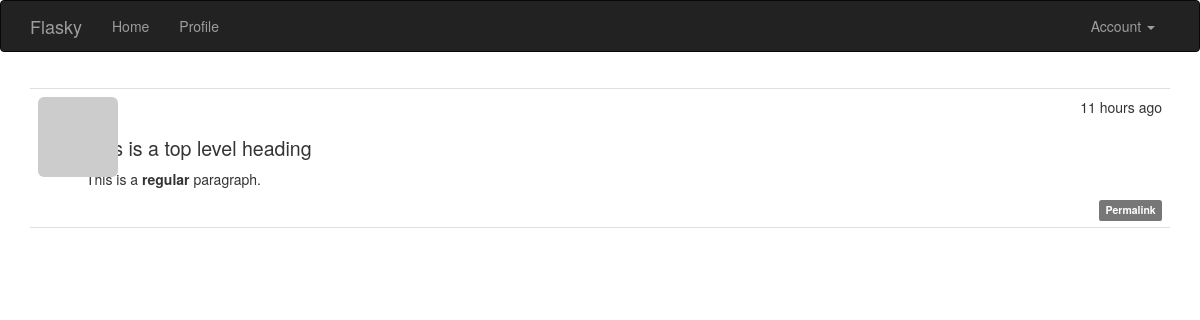
/post/106 (signed in), run on the app's committed database.
### app/models.py (models this page shows, shortened)
class Post(db.Model):
    __tablename__ = 'posts'
    id = db.Column(db.Integer, primary_key=True)
    body = db.Column(db.Text)
    timestamp = db.Column(db.DateTime, index=True, default=datetime.utcnow)
    author_id = db.Column(db.Integer, db.ForeignKey('users.id'))
    body_html = db.Column(db.Text)

### app/main/views.py (the view)
@main.route('/post/<int:id>')
def post(id):
    post = Post.query.get_or_404(id)
    return render_template('post.html', posts=[post])

### app/auth/views.py (called while the page is built)
@auth.before_app_request
def before_request():
    if current_user.is_authenticated:
        current_user.ping()
        if not current_user.confirmed \
                and request.blueprint != 'auth' \
                and request.endpoint != 'static':
            return redirect(url_for('auth.unconfirmed'))

### app/main/__init__.py (called while the page is built)
@main.app_context_processor
def inject_permissions():
    return dict(Permission=Permission)

### app/models.py (called while the page is built)
@login_manager.user_loader
def load_user(user_id):
    return User.query.get(int(user_id))

    def has_permission(self, perm):
        return self.permissions & perm == perm

    def can(self, perm):
        return self.role is not None and self.role.has_permission(perm)

    def is_administrator(self):
        return self.can(Permission.ADMIN)

    def ping(self):
        self.last_seen = datetime.utcnow()
        db.session.add(self)

    def gravatar_hash(self):
        return hashlib.md5(self.email.lower().encode('utf-8')).hexdigest()

    def gravatar(self, size=100, default='identicon', rating='g'):
        if request.is_secure:
            url = 'https://secure.gravatar.com/avatar'
        else:
            url = 'http://gravatar.com/avatar'
        hashed = self.avatar_hash or self.gravatar_hash()
        return f'{url}/{hashed}?s={size}&d={default}&r={rating}'

### app/templates/post.html (shortened to what this page needs)
{% extends "base.html" %}
{% block page_content %}
{% include '_posts.html' %}
{% endblock %}

### app/templates/_posts.html (shortened to what this page needs)
<ul class="posts">
    {% for post in posts %}
    <li class="post">
        <div class="post-thumbnail">
            <a href="{{ url_for('.user', username=post.author.username) }}">
                <img class="img-rounded profile-thumbnail" src="{{ post.author.gravatar(size=40) }}">
            </a>
        </div>
        <div class="post-content">
            <div class="post-date">{{ moment(post.timestamp).fromNow() }}</div>
            <div class="post-author">
                <a href="{{ url_for('.user', username=post.author.username) }}">
                </a>
            </div>
            <div class="post-body">
                {% if post.body_html %}
                {{ post.body_html | safe }}
                {% else %}
                {{ post.body }}
                {% endif %}
            </div>
            <div class="post-footer">
                <a href="{{ url_for('.post', id=post.id) }}">
                    <span class="label label-default">Permalink</span>
                </a>
            </div>
        </div>
    </li>
    {% endfor %}
</ul>

### app/static/styles.css (style rules this page uses)
.profile-thumbnail { position: absolute; }
ul.posts { list-style-type: none; padding: 0px; margin: 16px 0px 0px 0px; border-top: 1px solid #e0e0e0; }
ul.posts li.post { padding: 8px; border-bottom: 1px solid #e0e0e0; }
div.post-date { float: right; }
div.post-author { font-weight: bold; }
div.post-thumbnail { position: absolute; }
div.post-content { margin-left: 48px; min-height: 48px; }
div.post-footer { text-align: right; }
.post-body h1 { font-size: 140%; }

### data on the page
Post: timestamp "11 hours ago", body_html "This is a top level heading This is a regular paragraph."
